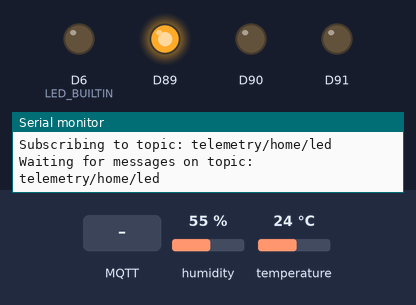
This program was run on a simulated Arduino MKR. On the bench: output pins drawn as LEDs (lit = HIGH), the last lines printed to the serial monitor. The inputs (shaded band) are chosen by the test bench; at power-on: humidity 55 %, temperature 24 °C. WiFi joins after 1.5 s; servers stay silent unless stated; no MQTT or app messages arrive unless stated.

Above: at 4.7 s.
4.8 s: MQTT message "HIGH" arrives on the first subscribed topic
At 7.0 s:
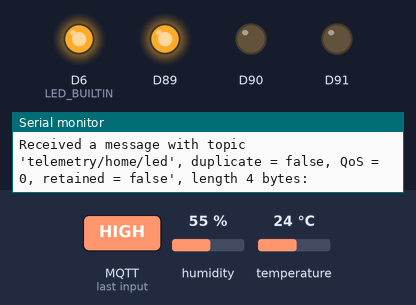
7.3 s: MQTT message "LOW" arrives on the first subscribed topic
At 9.0 s:
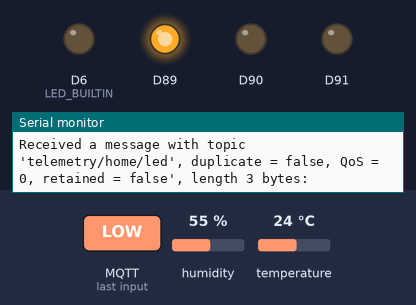
Timing chart, 0 to 10.5 s (numbered marks = the images above; inputs shaded):
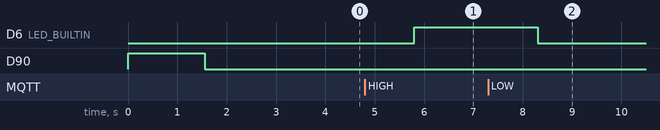

The program:

main.cpp
```cpp
#include <ArduinoMqttClient.h>
#if defined(ARDUINO_SAMD_MKRWIFI1010) || defined(ARDUINO_SAMD_NANO_33_IOT) || defined(ARDUINO_AVR_UNO_WIFI_REV2)
  #include <WiFiNINA.h>
#elif defined(ARDUINO_SAMD_MKR1000)
  #include <WiFi101.h>
#elif defined(ARDUINO_ARCH_ESP8266)
  #include <ESP8266WiFi.h>
#elif defined(ARDUINO_PORTENTA_H7_M7) || defined(ARDUINO_NICLA_VISION) || defined(ARDUINO_ARCH_ESP32) || defined(ARDUINO_GIGA)
  #include <WiFi.h>
#endif

#include "arduino_secrets.h"
#include <Adafruit_Sensor.h>
#include <utility/wifi_drv.h>
#include "DHT.h"
///////please enter your sensitive data in the Secret tab/arduino_secrets.h
char ssid[] = SECRET_SSID;    // your network SSID (name)
char pass[] = SECRET_PASS;    // your network password (use for WPA, or use as key for WEP)
char username[] = HIVEMQ_USERNAME;
char password[] = HIVEMQ_PASSWORD;

WiFiSSLClient wifiClient;
MqttClient mqttClient(wifiClient);
DHT dht(1, DHT11);

void onMqttMessage(int messageSize);

const char broker[]    = BROKER;
int        port        = 8883;
const char willTopic[] = "home/will";
const char outTopic[]   = "telemetry/home/led";
const char inTopic[]  = "telemetry/home/living-room";

const long interval = 10000;
unsigned long previousMillis = 0;

int count = 0;

void setup() {
  //Initialize serial and wait for port to open:
  Serial.begin(9600);
  while (!Serial) {
    ; // wait for serial port to connect. Needed for native USB port only
  }

  pinMode(LED_BUILTIN, OUTPUT);
  dht.begin();
  WiFiDrv::pinMode(25, OUTPUT);
  WiFiDrv::pinMode(26, OUTPUT);
  WiFiDrv::pinMode(27, OUTPUT);

  WiFiDrv::analogWrite(25, 0);
  WiFiDrv::analogWrite(26, 255);
  WiFiDrv::analogWrite(27, 0);

  // attempt to connect to WiFi network:
  Serial.print("Attempting to connect to WPA SSID: ");
  Serial.println(ssid);
  while (WiFi.begin(ssid, pass) != WL_CONNECTED) {
    WiFiDrv::analogWrite(25, 255);
    WiFiDrv::analogWrite(26, 255);
    WiFiDrv::analogWrite(27, 0);
    // failed, retry
    Serial.print(".");
    delay(5000);
  }

  Serial.println("You're connected to the network");
  Serial.println();

  mqttClient.setId("MKRWiFi1010Client");
  mqttClient.setUsernamePassword(username, password);
  mqttClient.setCleanSession(false);

  String willPayload = "oh no!";
  bool willRetain = true;
  int willQos = 1;

  mqttClient.beginWill(willTopic, willPayload.length(), willRetain, willQos);
  mqttClient.print(willPayload);
  mqttClient.endWill();

  Serial.print("Attempting to connect to the MQTT broker: ");
  Serial.println(broker);

  if (!mqttClient.connect(broker, port)) {
    Serial.print("MQTT connection failed! Error code = ");
    Serial.println(mqttClient.connectError());
    WiFiDrv::analogWrite(25, 255);
    WiFiDrv::analogWrite(26, 255);
    WiFiDrv::analogWrite(27, 0);
    while (1);
  } else {
    WiFiDrv::analogWrite(25, 255);
    WiFiDrv::analogWrite(26, 0);
    WiFiDrv::analogWrite(27, 0);
  }

  Serial.println("You're connected to the MQTT broker!");
  Serial.println();

  // set the message receive callback
  mqttClient.onMessage(onMqttMessage);

  Serial.print("Subscribing to topic: ");
  Serial.println(outTopic);
  Serial.println();

  // subscribe to a topic
  // the second parameter sets the QoS of the subscription,
  // the the library supports subscribing at QoS 0, 1, or 2
  int subscribeQos = 1;

  mqttClient.subscribe(outTopic, subscribeQos);

  // topics can be unsubscribed using:
  // mqttClient.unsubscribe(inTopic);

  Serial.print("Waiting for messages on topic: ");
  Serial.println(outTopic);
  Serial.println();
  delay(2000);
  WiFiDrv::analogWrite(25, 255);
  WiFiDrv::analogWrite(26, 0);
  WiFiDrv::analogWrite(27, 0);
}

void loop() {
  // call poll() regularly to allow the library to receive MQTT messages and
  // send MQTT keep alives which avoids being disconnected by the broker
  mqttClient.poll();

  unsigned long currentMillis = millis();
  float temp = dht.readTemperature();
  float humidity = dht.readHumidity();

  if (currentMillis - previousMillis >= interval) {
    // save the last time a message was sent
    previousMillis = currentMillis;

    String payload;

    payload += "{\n";
    payload += "  \"Temperature\": ";
    payload += temp;
    payload += ",\n";
    payload += "  \"Humidity\": ";
    payload += humidity;
    payload += "\n";
    payload += "}";

    Serial.print("Sending message to topic: ");
    Serial.println(inTopic);
    Serial.print(payload);
    Serial.println(count);

    // send message, the Print interface can be used to set the message contents
    // in this case we know the size ahead of time, so the message payload can be streamed

    bool retained = false;
    int qos = 1;
    bool dup = false;

    mqttClient.beginMessage(inTopic, payload.length(), retained, qos, dup);
    mqttClient.print(payload);
    mqttClient.endMessage();

    Serial.println();

    count++;
  }
}

void onMqttMessage(int messageSize) {
  // we received a message, print out the topic and contents
  Serial.print("Received a message with topic '");
  Serial.print(mqttClient.messageTopic());
  Serial.print("', duplicate = ");
  Serial.print(mqttClient.messageDup() ? "true" : "false");
  Serial.print(", QoS = ");
  Serial.print(mqttClient.messageQoS());
  Serial.print(", retained = ");
  Serial.print(mqttClient.messageRetain() ? "true" : "false");
  Serial.print("', length ");
  Serial.print(messageSize);
  Serial.println(" bytes:");

  String incPayload;

  // use the Stream interface to print the contents
  while (mqttClient.available()) {
    incPayload = mqttClient.readString();
    if (incPayload == "HIGH") {
      digitalWrite(LED_BUILTIN, HIGH);
    }
    else if (incPayload == "LOW") {
      digitalWrite(LED_BUILTIN, LOW);
    }
  }
  Serial.println();

  Serial.println();
}
```

arduino_secrets.h
```cpp
#define SECRET_SSID "SibirienAP"
#define SECRET_PASS "Siberia51244"

#define HIVEMQ_USERNAME "MKRWiFi1010_Client"
#define HIVEMQ_PASSWORD "BonJas-141"

#define BROKER "7e4b48c3e103405ea875e85951a775c3.s2.eu.hivemq.cloud"
```

Measured:
- after the input at 4.8 s, D6 (LED_BUILTIN): LOW → HIGH after 1.0 s
- after the input at 7.3 s, D6 (LED_BUILTIN): HIGH → LOW after 1.0 s
